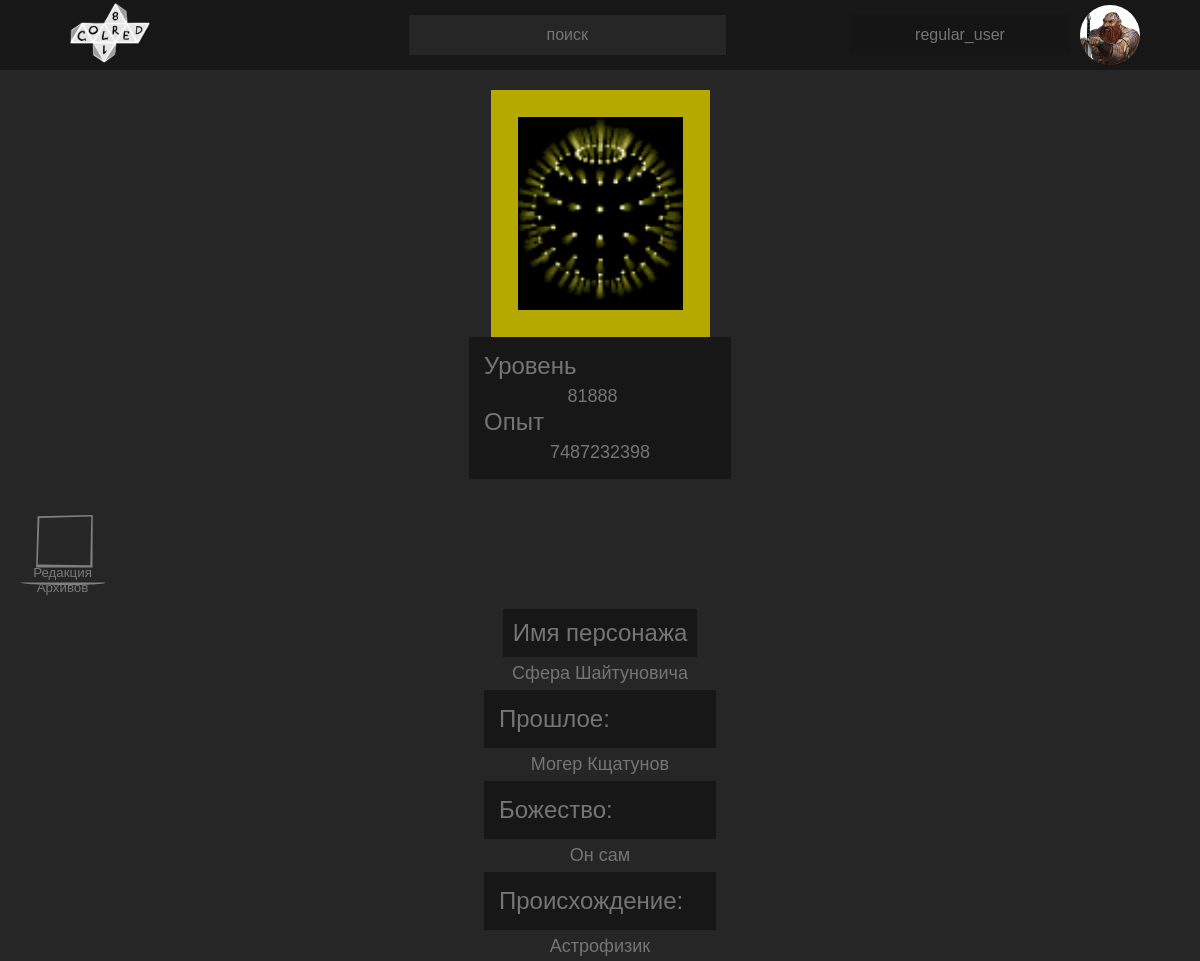
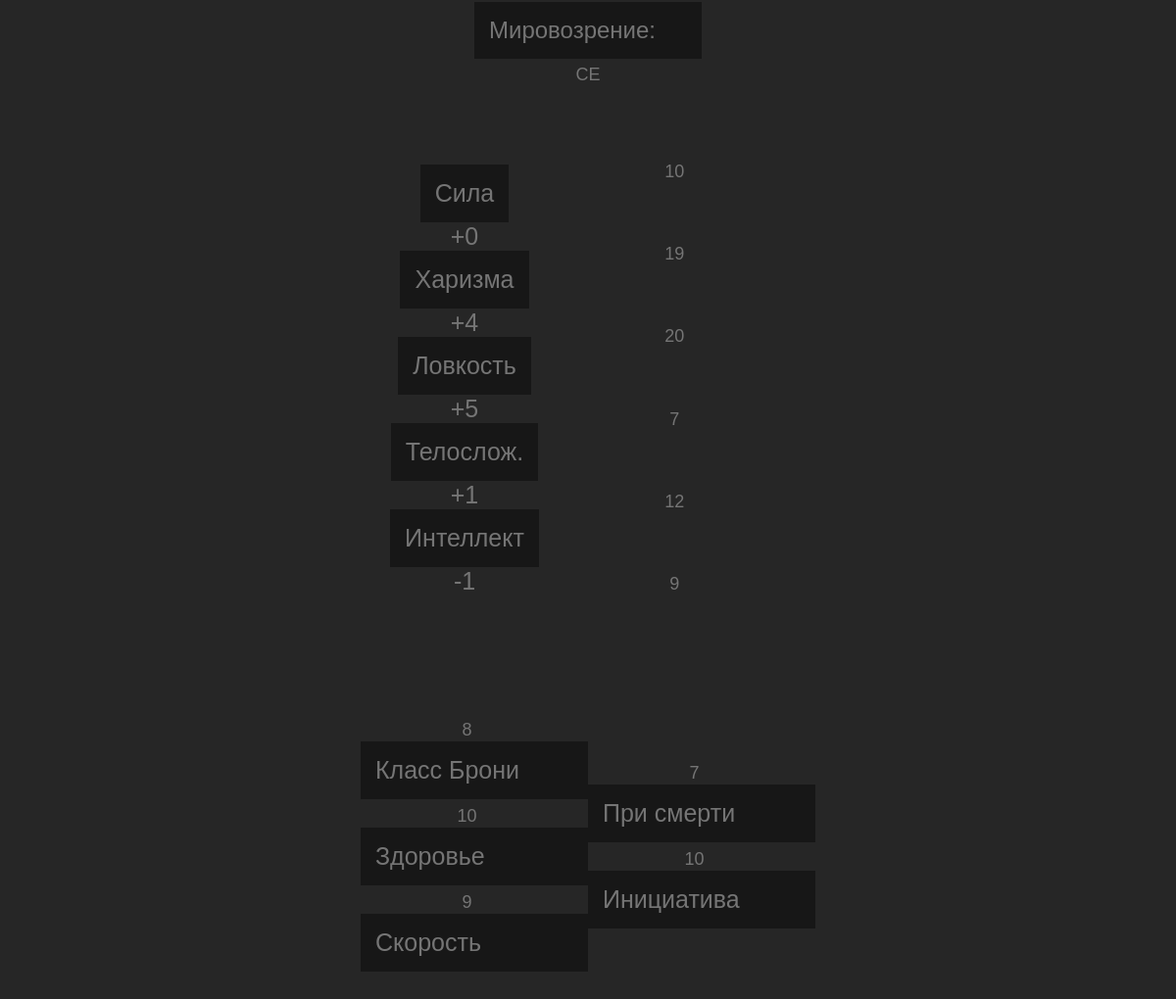
Page /redactor/3/15 (signed in) on the committed database (2 pictures, top to bottom).
### main/models.py (models this page shows, shortened)
class Avatar_of_choice(models.Model):
    name = models.CharField('Название', max_length=50)
    usr = models.OneToOneField(User,on_delete=models.CASCADE,default='1',primary_key=True,related_name='chosen_avatar')
    def __str__(self):
        return self.name

class Character(models.Model):
    name = models.CharField(max_length=100)
    portrait = models.ImageField(upload_to ='user_images/',blank = True)
    usr = models.ForeignKey(User, on_delete=models.CASCADE)
    chr_class = models.CharField(max_length=13,null=TRUE,blank=TRUE)
    xp = models.IntegerField(null=TRUE,blank=TRUE,default=0)
    background = models.CharField(max_length=100,null=TRUE,blank=TRUE)
    diety = models.CharField(max_length=100,null=TRUE,blank=TRUE)
    origin = models.CharField(max_length=100,null=TRUE,blank=TRUE)
    worldview = models.CharField(max_length=2,null=TRUE,blank=TRUE)
    attrib_strength = models.IntegerField(null=TRUE,blank=TRUE,default=10)
    attrib_agility = models.IntegerField(null=TRUE,blank=TRUE,default=10)
    attrib_charisma = models.IntegerField(null=TRUE,blank=TRUE,default=10)
    attrib_endurance = models.IntegerField(null=TRUE,blank=TRUE,default=10)
    attrib_intelligence = models.IntegerField(null=TRUE,blank=TRUE,default=10)
    attrib_wisdom = models.IntegerField(null=TRUE,blank=TRUE,default=10)
    armour_class = models.IntegerField(null=TRUE,blank=TRUE,default=0)
    hp = models.IntegerField(null=TRUE,blank=TRUE,default=0)
    speed = models.IntegerField(null=TRUE,blank=TRUE,default=0)
    skills_acrobatics = models.IntegerField(null=TRUE,blank=TRUE,default=0)
    skills_arcane = models.IntegerField(null=TRUE,blank=TRUE,default=0)
    skills_athletics = models.IntegerField(null=TRUE,blank=TRUE,default=0)
    skills_craft = models.IntegerField(null=TRUE,blank=TRUE,default=0)
    skills_decieve = models.IntegerField(null=TRUE,blank=TRUE,default=0)
    skills_diplomacy = models.IntegerField(null=TRUE,blank=TRUE,default=0)
    skills_intimidation = models.IntegerField(null=TRUE,blank=TRUE,default=0)
    skills_medicine = models.IntegerField(null=TRUE,blank=TRUE,default=0)
    skills_nature = models.IntegerField(null=TRUE,blank=TRUE,default=0)
    skills_occult = models.IntegerField(null=TRUE,blank=TRUE,default=0)
    skills_performance = models.IntegerField(null=TRUE,blank=TRUE,default=0)
    skills_religion = models.IntegerField(null=TRUE,blank=TRUE,default=0)
    skills_social = models.IntegerField(null=TRUE,blank=TRUE,default=0)
    skills_stealth = models.IntegerField(null=TRUE,blank=TRUE,default=0)
    skills_survival = models.IntegerField(null=TRUE,blank=TRUE,default=0)
    skills_theft = models.IntegerField(null=TRUE,blank=TRUE,default=0)
    save_resilience = models.IntegerField(null=TRUE,blank=TRUE,default=0)
    save_reflex = models.IntegerField(null=TRUE,blank=TRUE,default=0)
    save_resilience = models.IntegerField(null=TRUE,blank=TRUE,default=0)
    save_will = models.IntegerField(null=TRUE,blank=TRUE,default=0)
    weapon = models.CharField(max_length=100, null=TRUE,blank=TRUE)
    attack = models.CharField(max_length=100, null=TRUE,blank=TRUE)
    damage = models.CharField(max_length=100, null=TRUE,blank=TRUE)
    attention = models.IntegerField(null=TRUE,blank=TRUE,default=0)
    dc_class = models.IntegerField(null=TRUE,blank=TRUE,default=0)
    notes = models.TextField(null=TRUE,blank=TRUE)
    is_dying = models.IntegerField(null=TRUE,blank=TRUE,default=0)
    mortal_wounds = models.IntegerField(null=TRUE,blank=TRUE,default=0)

### main/views.py (the view, shortened to what this page needs)
# urls.py: path('redactor/<int:usr_id>/<int:chr_id>',views.redactor, name ='redactor'),
@login_required
def redactor(request,usr_id,chr_id):
    av = request.user.chosen_avatar
    chrctrs = request.user.character_set.all()
    current_character = Character.objects.get(id = chr_id)
    if not(usr_id == current_character.usr.id and usr_id == request.user.id):
        return redirect('/')
    form = Great_List_Form(instance=current_character)
    portrait_form = Image_Upload_Form(instance=current_character)
    cont = {
        'username' : request.user.username,
        'avatar' : av,
        'form' : form,
        'portrait_form' : portrait_form,
        'current_character': current_character,
        'characters': chrctrs,
    }
    return render(request, 'main/list.html', cont)

### main/forms.py
class Image_Upload_Form(ModelForm):
    class Meta:
        model = Character
        fields = [
            'portrait',
        ]

### main/templates/main/list.html (shortened to what this page needs)
{% extends 'main/header_base.html' %}
{% block list %}
{% load static %}
<link rel="stylesheet" href="{% static 'main/css/list.css' %}">
<link rel="stylesheet" href="{% static 'main/css/lk.css' %}">
<link rel="stylesheet" href="{% static 'main/css/login.css' %}">
{% endblock %}
{% block username %}
{{ username }}
{% endblock %}
{% block ava_image %}main/images/avatars/{{ avatar }}.png{% endblock %}
{% block content %}
<form method="post" class="big_form">
    <div class="up">
        <a href="#popup">
            <div class="char_logo">
                <img src="/media/{{current_character.portrait}}" alt="+">
            </div>
        </a>
        <div class="char_stats">
            <div class="listning placeholder lvl">
                <div>Уровень</div>
            </div>
            <div class="listning placeholder xp">
                <div class="">
                    {{ form.xp }}
                </div>
                <div>Опыт</div>
            </div>
            <div class="listning placeholder class">
                <div class="">
                    {{ form.chr_class }}
                </div>
            </div>
        </div>
        <div class="down">
            <div class="char_info">
                <div class="placeholder name">
                    Имя персонажа
                </div>
                <div class="placeholder">
                    {{ form.name }}
                </div>
                <div class="placeholder">
                    <div class="txt_fields">
                        <p style="margin-top:5px;padding:15px;
                        background-color: #171717;">Прошлое: </p>
                        {{ form.background }}
                        <p style="margin-top: 5px;padding: 15px;
                        background-color: #171717;">Божество: </p>
                        {{ form.diety }}
                    </div>
                </div>
                <div class="placeholder">
                    <div class="txt_fields">
                        <p style="margin-top: 5px;padding: 15px;
                        background-color: #171717;">Происхождение: </p>
                        {{ form.origin }}
                    </div>
                </div>
                <div class="placeholder">
                    <div class="txt_fields">
                        <p style="margin-top: 5px;padding: 15px;
                        background-color: #171717;">Мировозрение: </p>
                        {{ form.worldview }}
                    </div>
                </div>
            </div>
        </div>
        <div class="right_page">
            <div class="main_stats">
            <div class="up">
                <div class="upper">
                    <div class="stats">
                        <div class="titles">Сила</div>
                        <div class="STR"></div>
                        <div class="titles">Харизма</div>
                        <div class="CHR"></div>
                        <div class="titles">Ловкость</div>
                        <div class="DX"></div>
                        <div class="titles">Телослож.</div>
                        <div class="CON"></div>
                        <div class="titles">Интеллект</div>
                        <div class="IN"></div>
                    </div>
                </div>
            </div>
            <div class="up">
                    <div>
                        {{ form.attrib_strength }}
                    </div>
                    <div>
                        {{ form.attrib_charisma }}
                    </div>
                    <div>
                            {{ form.attrib_agility }}
                    </div>
                    <div>
                            {{ form.attrib_wisdom }}
                    </div>
                    <div>
                            {{ form.attrib_endurance }}
                    </div>
                    <div>
                            {{ form.attrib_intelligence }}
                    </div>
            </div></div>
            <div class="down">
                <div class="tree">
                    <div class="save">
                        <div class="mm">
                            {{form.armour_class}}
                        </div>
                        <div class="titles">
                            Класс Брони
                        </div>
                    </div>
                    <div class="hp">
                        <div class="mm">
                            {{form.hp}}
                        </div>
                        <div class="titles">
                            Здоровье
                        </div>
                    </div>
                    <div class="speed">
                        <div class="mm">
                            {{form.speed}}
                        </div>
                        <div class="titles">
                            Скорость
                        </div>
                    </div>
                </div>
                <div class="twin">
                    <div class="death">
                        <div class="mm">
                            {{form.is_dying}}
                        </div>
                        <div class="titles">
                            При смерти
                        </div>
                    </div>
                    <div class="whatr">
                        <div class="mm" id = 'mw'>
                            {{form.mortal_wounds}}
                        </div>
                        <div class="titles">
                            Инициатива
                        </div>
                    </div>
                </div>
            </div>
        </div>
    </div>
    <div class="btn_dv">
        <button type="submit" class="conf_button_b">
            <div class="filter_fix conf_button">
                <div class="button_backing shadow"></div>
                <div class="Title">Редакция Архивов</div>
            </div>
        </button>
    </div>
</form>
{% endblock %}

### main/templates/main/header_base.html (shortened to what this page needs)
{% extends 'main/footer_base.html' %}
{% block list %}
{% load static %}
{% endblock %}
{% block header %}
{% load static %}
<header id="the_header">
    <div class="coach">
        <div class="logo">
            <a href="{% url 'main_page' %}">
                <img src="{% static 'main/images/logo.png' %}" alt="COLRED">
            </a>
        </div>
        <div class="search shadow">
            <div>
                <input type="text" placeholder="поиск" id="main_search">
            </div>
        </div>
        <div class="">
            <div class="filter_fix lknick">
                <div class="nickname"></div>
                <div>{% block username %}{% endblock %}</div>
            </div>
            <a href="{% url 'lk' %}" class="avatar filter_fix">
                <div>
                    <img src="{% get_static_prefix %}{% block ava_image %}{% endblock %}" alt="ava">
                </div>
                <div></div>
            </a>
        </div>
    </div>
    <div class="strange"></div>
</header>
{% endblock %}

### main/templates/main/footer_base.html (shortened to what this page needs)
{% load static %}
<!DOCTYPE html>
<html lang="ru">
<head>
    <link rel="stylesheet" href="{% static 'main/css/main_style.css' %}">
    <link rel="stylesheet" href="{% static 'main/css/floating_search.css' %}">
    {% block list %}{% endblock %}
</head>
<body>
        {% block header %}{% endblock %}
    <main>
        {% block content %}{% endblock %}
    </main>
</body>
</html>

### main/static/main/css/main_style.css (style rules this page uses)
* { margin: 0; padding: 0; font-family: "Century Gothic", Arial; transition: all 0.2s; outline: none; color: #757575; }
input { text-align: center; outline: none; border: 0; background: unset; font-size: 18px; }
a { color: white; text-decoration: none; }
html, body { margin: 0; height: 100%; }
body { display: grid; grid-template-areas: "main" "footer"; grid-template-rows: 1fr auto; background-color: #262626; }
.filter_fix { width: 570px; height: 270px; display: flex; }
.filter_fix>div { flex-basis: 100%; }
.filter_fix>div:nth-child(1) { background-color: #151515; }
.filter_fix>div:nth-child(2) { width: 100%; z-index: 999; margin-left: -100%; }
header { height: 70px; width: 100%; top: 0; position: fixed; background-color: #171717; z-index: 999; }
header .coach { margin: 0 5%; margin-top: 5px; display: flex; flex-direction: row; align-items: center; justify-content: space-between; }
.coach>div { display: flex; flex-direction: row; align-items: center; justify-content: center; max-height: 60px; }
header .logo * { padding: 0 5px; }
header .logo img { height: 60px; width: auto; filter: invert(1); }
header .lknick { width: 220px; height: 40px; justify-content: space-between; align-items: center; margin-right: 10px; display: flex; text-align: center }
header .lknick .nickname { height: inherit; }
.avatar { width: 60px; height: 60px; }
.avatar>div:nth-child(1) { background: unset !important; }
.avatar img { width: 60px; height: 60px; border-radius: 60px; }
header .search { background-repeat: no-repeat; background-size: cover; background-position: top 0px right 0px; width: 317px; height: 40px; background-color: #262626; }
header .search>div { color: gray; font-weight: bold; width: 235px; }
header .search input { width: 235px; text-align: center; outline: none; border: 0px; font-size: 16px; }
.strange { background-color: rgba(0, 0, 0, 0); width: 100vw; height: 10px; background-size: 162px 10px; }
main { margin: 0 5%; margin-top: 100px; }
.char_logo { margin-top: 6px; width: 165px; height: 193px; padding-right: 3px; }
.char_logo>img { height: 100%; width: 100%; object-fit: cover; }

### main/static/main/css/list.css (style rules this page uses)
.char_logo { padding: 27px; margin-top: 60px; background-color: #b5a900; }
.char_info { margin-top: 60px; display: flex; align-items: center; flex-direction: column; margin: 30px; width: 400px; }
.char_stats { background-color: #171717; padding: 15px; }
.up { display: flex; align-items: center; margin: 10px; font-size: 25px; flex-direction: column; justify-content: space-between; height: 450px; }
.down { display: flex; align-items: center; margin: 10px; font-size: 25px; margin-top: 100px; }
.right_page { display: flex; align-items: center; margin: 10px; flex-direction: column; }
.main_stats { display: flex; align-items: center; margin: 10px; flex-direction: row; }
.stats { display: flex; align-items: center; margin: 10px; flex-direction: column; }
.placeholder { font-size: 24px; }
.name { padding: 10px; font-size: 24px; background-color: #171717; }
.titles { padding: 15px; background-color: #171717; }

### main/static/main/css/login.css (style rules this page uses)
* { transition: all 0s; }
main { margin: 20px; font-size: 20px; }
.conf_button_b { margin-top: 15px; background: unset; border: 0px; cursor: pointer; width: 85px; height: 70px; }
.conf_button { background: unset; border: 0px; cursor: pointer; width: 85px; height: 70px; }
.button_backing { background: url(../images/login_button.svg) !important; background-repeat: no-repeat !important; background-size: cover !important; filter: invert(0.5); }
.conf_button>div:nth-child(2) { margin-top: 50px; color: rgb(121, 121, 121); }

### rows in the picture
Avatar_of_choice: name (picture)
Character: portrait (picture), xp "81888", chr_class "7487232398", name "Сфера Шайтуновича", background "Могер Кщатунов", diety "Он сам", origin "Астрофизик", worldview "CE", attrib_strength "10", attrib_charisma "19", attrib_agility "20", attrib_wisdom "7", attrib_endurance "12", attrib_intelligence "9", armour_class "8", hp "10", speed "9", is_dying "7", mortal_wounds "10"

### other values in the picture
{{ username }} "regular_user"
